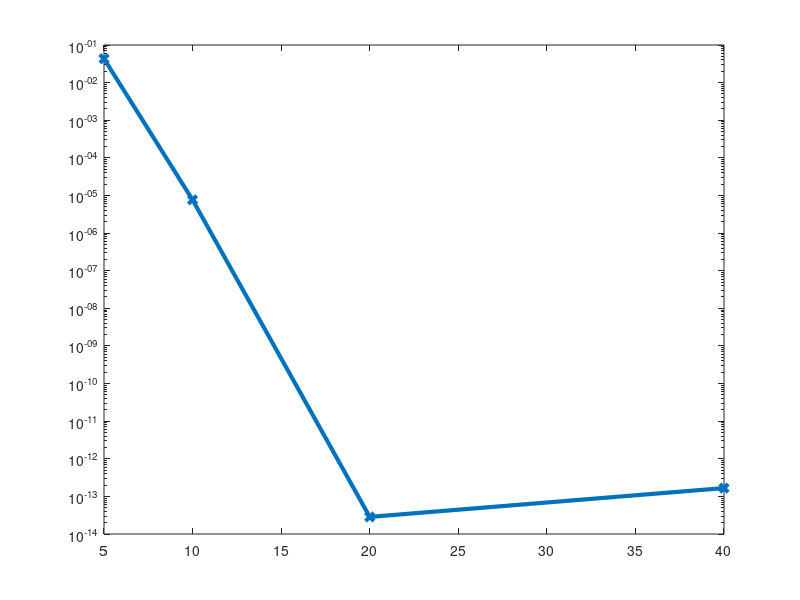

The MATLAB source for this figure:
function ODE_Dirichlet

% uxx = f(x)
%u(-1) = u(1) = 0
% u(-1) = alpha
% u(1) = beta

alpha = 0 ;
beta = 0;

f = @(x) exp(4*x);
uex = @(x) (exp(4*x)-x*sinh(4)-cosh(4))/16;

NN = 5*2.^[0:3];
%NN = 1000;
err = zeros(1,length(NN));

for j = 1:length(NN)
    
N = NN(j);

[D,x] = cheb(N);
D2 = D*D;

rhs1 = f(x(2:N));

A = [1 zeros(1,N);D2(2:N,:); zeros(1,N) 1];

rhs =[beta; rhs1; alpha];

uapp = A\rhs;

norm(uex(x)-uapp)/norm(uex(x))

err(j) = norm(uex(x)-uapp);

end


semilogy(NN,err,'x-','LineWidth',3)

keyboard
return

% CHEB
% compute D = differentiation matrix, x = Chebyshev grid
function [D,x] = cheb(N)
if N==0, D=0; x=1; return, end
x = cos(pi*(0:N)/N)';
c = [2; ones(N-1,1); 2].*(-1).^(0:N)';
X = repmat(x,1,N+1);
dX = X-X';
D = (c*(1./c)')./(dX+(eye(N+1)));
D = D - diag(sum(D'));
% off-diagonal entries
% diagonal entries

return
